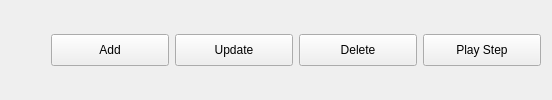
        <widget class="QWidget" name="widget_x11" native="true">
         <layout class="QHBoxLayout">
          <property name="topMargin">
           <number>0</number>
          </property>
          <property name="bottomMargin">
           <number>0</number>
          </property>
          <item>
           <spacer name="horizontalSpacer_2">
            <property name="orientation">
             <enum>Qt::Horizontal</enum>
            </property>
            <property name="sizeHint" stdset="0">
             <size>
              <width>40</width>
              <height>20</height>
             </size>
            </property>
           </spacer>
          </item>
          <item>
           <widget class="CDPBaseButtonMsg" name="addButton">
            <property name="minimumSize">
             <size>
              <width>118</width>
              <height>32</height>
             </size>
            </property>
            <property name="maximumSize">
             <size>
              <width>16777215</width>
              <height>32</height>
             </size>
            </property>
            <property name="text">
             <string>Add</string>
            </property>
            <property name="cdpVisibleRouting">
             <string>RecordNPlayUI.RunStepControl.IsIdle</string>
            </property>
            <property name="svgFile">
             <string notr="true">:/themes/openbridge_light/buttons/buttonPlain.svg</string>
            </property>
            <property name="cdpEnabledRouting" stdset="0">
             <string>RecordNPlayUI.DBControl.CurrentRecipe.Value</string>
            </property>
            <property name="pushRoutables" stdset="0">
             <stringlist notr="true">
              <string>cdpPressedRouting</string>
              <string>cdpRouting</string>
             </stringlist>
            </property>
            <property name="cdpProperty" stdset="0">
             <string notr="true"/>
            </property>
            <property name="cdpRouting" stdset="0">
             <string>RecordNPlayUI.DBControl.AddStepRequest</string>
            </property>
            <property name="cdpTextCommand">
             <string>0x20100</string>
            </property>
           </widget>
          </item>
          <item>
           <widget class="CDPBaseButtonMsg" name="updateButton_2">
            <property name="minimumSize">
             <size>
              <width>118</width>
              <height>32</height>
             </size>
            </property>
            <property name="maximumSize">
             <size>
              <width>16777215</width>
              <height>32</height>
             </size>
            </property>
            <property name="text">
             <string>Update</string>
            </property>
            <property name="cdpVisibleRouting">
             <string>RecordNPlayUI.RunStepControl.IsIdle</string>
            </property>
            <property name="svgFile">
             <string notr="true">:/themes/openbridge_light/buttons/buttonPlain.svg</string>
            </property>
            <property name="cdpEnabledRouting" stdset="0">
             <string>RecordNPlayUI.DBControl.CurrentStep.Value</string>
            </property>
            <property name="pushRoutables" stdset="0">
             <stringlist notr="true">
              <string>cdpPressedRouting</string>
              <string>cdpRouting</string>
             </stringlist>
            </property>
            <property name="cdpProperty" stdset="0">
             <string notr="true"/>
            </property>
            <property name="cdpRouting" stdset="0">
             <string>RecordNPlayUI.DBControl.UpdateStepRequest</string>
            </property>
            <property name="cdpTextCommand">
             <string>0x20100</string>
            </property>
           </widget>
          </item>
          <item>
           <widget class="CDPBaseButtonMsg" name="deleteStepButton">
            <property name="minimumSize">
             <size>
              <width>118</width>
              <height>32</height>
             </size>
            </property>
            <property name="maximumSize">
             <size>
              <width>16777215</width>
              <height>32</height>
             </size>
            </property>
            <property name="text">
             <string>Delete</string>
            </property>
            <property name="svgFile">
             <string notr="true">:/themes/openbridge_light/buttons/buttonPlain.svg</string>
            </property>
            <property name="textColor">
             <color>
              <red>176</red>
              <green>0</green>
              <blue>0</blue>
             </color>
            </property>
            <property name="cdpEnabledRouting" stdset="0">
             <string>RecordNPlayUI.DBControl.CurrentStep.Value</string>
            </property>
            <property name="pushRoutables" stdset="0">
             <stringlist notr="true">
              <string>cdpPressedRouting</string>
              <string>cdpRouting</string>
             </stringlist>
            </property>
            <property name="cdpProperty" stdset="0">
             <string notr="true"/>
            </property>
            <property name="cdpRouting" stdset="0">
             <string>RecordNPlayUI.DBControl.DeleteStepById.Execute</string>
            </property>
            <property name="cdpTextCommand">
             <string>0x20100</string>
            </property>
           </widget>
          </item>
          <item>
           <widget class="CDPBaseButtonMsg" name="updateButton">
            <property name="minimumSize">
             <size>
              <width>118</width>
              <height>32</height>
             </size>
            </property>
            <property name="maximumSize">
             <size>
              <width>16777215</width>
              <height>32</height>
             </size>
            </property>
            <property name="text">
             <string>Play Step</string>
            </property>
            <property name="cdpVisibleRouting">
             <string>RecordNPlayUI.RunStepControl.IsIdle</string>
            </property>
            <property name="svgFile">
             <string notr="true">:/themes/openbridge_light/buttons/buttonPlain.svg</string>
            </property>
            <property name="textColor">
             <color>
              <red>59</red>
              <green>113</green>
              <blue>53</blue>
             </color>
            </property>
            <property name="cdpEnabledRouting" stdset="0">
             <string>RecordNPlayUI.DBControl.CurrentStep.Value</string>
            </property>
            <property name="pushRoutables" stdset="0">
             <stringlist notr="true">
              <string>cdpPressedRouting</string>
              <string>cdpRouting</string>
             </stringlist>
            </property>
            <property name="cdpProperty" stdset="0">
             <string notr="true"/>
            </property>
            <property name="cdpRouting" stdset="0">
             <string>RecordNPlayUI.DBControl.RunStep</string>
            </property>
            <property name="cdpTextCommand">
             <string>0x20100</string>
            </property>
           </widget>
          </item>
         </layout>
        </widget>
